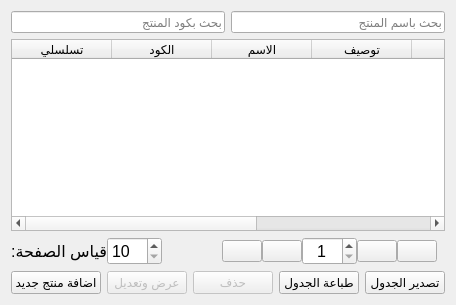
                <widget class="QWidget" name="tab_6">
                 <attribute name="title">
                  <string>عرض وبحث</string>
                 </attribute>
                 <layout class="QVBoxLayout" name="verticalLayout_3">
                  <item>
                   <layout class="QHBoxLayout" name="horizontalLayout_4">
                    <item>
                     <widget class="QLineEdit" name="p_code_search">
                      <property name="placeholderText">
                       <string>بحث بكود المنتج</string>
                      </property>
                     </widget>
                    </item>
                    <item>
                     <widget class="QLineEdit" name="p_name_search">
                      <property name="placeholderText">
                       <string>بحث باسم المنتج</string>
                      </property>
                     </widget>
                    </item>
                   </layout>
                  </item>
                  <item>
                   <widget class="QTableWidget" name="p_table">
                    <property name="minimumSize">
                     <size>
                      <width>0</width>
                      <height>0</height>
                     </size>
                    </property>
                    <property name="maximumSize">
                     <size>
                      <width>16777215</width>
                      <height>16777215</height>
                     </size>
                    </property>
                    <property name="editTriggers">
                     <set>QAbstractItemView::NoEditTriggers</set>
                    </property>
                    <property name="selectionMode">
                     <enum>QAbstractItemView::SingleSelection</enum>
                    </property>
                    <property name="selectionBehavior">
                     <enum>QAbstractItemView::SelectRows</enum>
                    </property>
                    <attribute name="verticalHeaderVisible">
                     <bool>false</bool>
                    </attribute>
                    <column>
                     <property name="text">
                      <string>تسلسلي</string>
                     </property>
                    </column>
                    <column>
                     <property name="text">
                      <string>الكود</string>
                     </property>
                    </column>
                    <column>
                     <property name="text">
                      <string>الاسم</string>
                     </property>
                    </column>
                    <column>
                     <property name="text">
                      <string>توصيف</string>
                     </property>
                    </column>
                    <column>
                     <property name="text">
                      <string>الكمية</string>
                     </property>
                    </column>
                    <column>
                     <property name="text">
                      <string>السعر</string>
                     </property>
                    </column>
                    <column>
                     <property name="text">
                      <string>كلفة المواد الأولية</string>
                     </property>
                    </column>
                   </widget>
                  </item>
                  <item>
                   <layout class="QHBoxLayout" name="horizontalLayout_21" stretch="2,4,5,1,1,4,1,1">
                    <property name="spacing">
                     <number>0</number>
                    </property>
                    <property name="rightMargin">
                     <number>8</number>
                    </property>
                    <property name="bottomMargin">
                     <number>0</number>
                    </property>
                    <item>
                     <widget class="QLabel" name="label_27">
                      <property name="font">
                       <font>
                        <pointsize>12</pointsize>
                        <weight>50</weight>
                        <italic>false</italic>
                        <bold>false</bold>
                       </font>
                      </property>
                      <property name="text">
                       <string>قياس الصفحة:</string>
                      </property>
                     </widget>
                    </item>
                    <item>
                     <widget class="QSpinBox" name="p_page_size">
                      <property name="font">
                       <font>
                        <pointsize>12</pointsize>
                        <weight>50</weight>
                        <italic>false</italic>
                        <bold>false</bold>
                       </font>
                      </property>
                      <property name="minimum">
                       <number>10</number>
                      </property>
                      <property name="maximum">
                       <number>200</number>
                      </property>
                      <property name="singleStep">
                       <number>10</number>
                      </property>
                     </widget>
                    </item>
                    <item>
                     <spacer name="horizontalSpacer_4">
                      <property name="orientation">
                       <enum>Qt::Horizontal</enum>
                      </property>
                      <property name="sizeHint" stdset="0">
                       <size>
                        <width>40</width>
                        <height>20</height>
                       </size>
                      </property>
                     </spacer>
                    </item>
                    <item>
                     <widget class="QPushButton" name="p_last">
                      <property name="text">
                       <string/>
                      </property>
                      <property name="icon">
                       <iconset resource="icons.qrc">
                        <normaloff>:/icons/icons/last-white.png</normaloff>:/icons/icons/last-white.png</iconset>
                      </property>
                      <property name="iconSize">
                       <size>
                        <width>40</width>
                        <height>40</height>
                       </size>
                      </property>
                     </widget>
                    </item>
                    <item>
                     <widget class="QPushButton" name="p_post">
                      <property name="text">
                       <string/>
                      </property>
                      <property name="icon">
                       <iconset resource="icons.qrc">
                        <normaloff>:/icons/icons/next-white.png</normaloff>:/icons/icons/next-white.png</iconset>
                      </property>
                      <property name="iconSize">
                       <size>
                        <width>40</width>
                        <height>40</height>
                       </size>
                      </property>
                     </widget>
                    </item>
                    <item>
                     <widget class="QSpinBox" name="p_page_num">
                      <property name="font">
                       <font>
                        <pointsize>12</pointsize>
                        <weight>50</weight>
                        <italic>false</italic>
                        <bold>false</bold>
                       </font>
                      </property>
                      <property name="alignment">
                       <set>Qt::AlignCenter</set>
                      </property>
                      <property name="minimum">
                       <number>1</number>
                      </property>
                      <property name="maximum">
                       <number>999</number>
                      </property>
                     </widget>
                    </item>
                    <item>
                     <widget class="QPushButton" name="p_previous">
                      <property name="text">
                       <string/>
                      </property>
                      <property name="icon">
                       <iconset resource="icons.qrc">
                        <normaloff>:/icons/icons/previous-white.png</normaloff>:/icons/icons/previous-white.png</iconset>
                      </property>
                      <property name="iconSize">
                       <size>
                        <width>40</width>
                        <height>40</height>
                       </size>
                      </property>
                     </widget>
                    </item>
                    <item>
                     <widget class="QPushButton" name="p_first">
                      <property name="text">
                       <string/>
                      </property>
                      <property name="icon">
                       <iconset resource="icons.qrc">
                        <normaloff>:/icons/icons/first-white.png</normaloff>:/icons/icons/first-white.png</iconset>
                      </property>
                      <property name="iconSize">
                       <size>
                        <width>40</width>
                        <height>40</height>
                       </size>
                      </property>
                     </widget>
                    </item>
                   </layout>
                  </item>
                  <item>
                   <layout class="QHBoxLayout" name="horizontalLayout_15">
                    <item>
                     <widget class="QPushButton" name="btn_add_new_product">
                      <property name="text">
                       <string>اضافة منتج جديد</string>
                      </property>
                     </widget>
                    </item>
                    <item>
                     <widget class="QPushButton" name="btn_edit_show_product">
                      <property name="enabled">
                       <bool>false</bool>
                      </property>
                      <property name="text">
                       <string>عرض وتعديل</string>
                      </property>
                     </widget>
                    </item>
                    <item>
                     <widget class="QPushButton" name="btn_delete_product">
                      <property name="enabled">
                       <bool>false</bool>
                      </property>
                      <property name="text">
                       <string>حذف</string>
                      </property>
                     </widget>
                    </item>
                    <item>
                     <widget class="QPushButton" name="btn_print_table_p">
                      <property name="text">
                       <string>طباعة الجدول</string>
                      </property>
                     </widget>
                    </item>
                    <item>
                     <widget class="QPushButton" name="btn_to_exel_p">
                      <property name="text">
                       <string>تصدير الجدول</string>
                      </property>
                     </widget>
                    </item>
                   </layout>
                  </item>
                 </layout>
                </widget>
